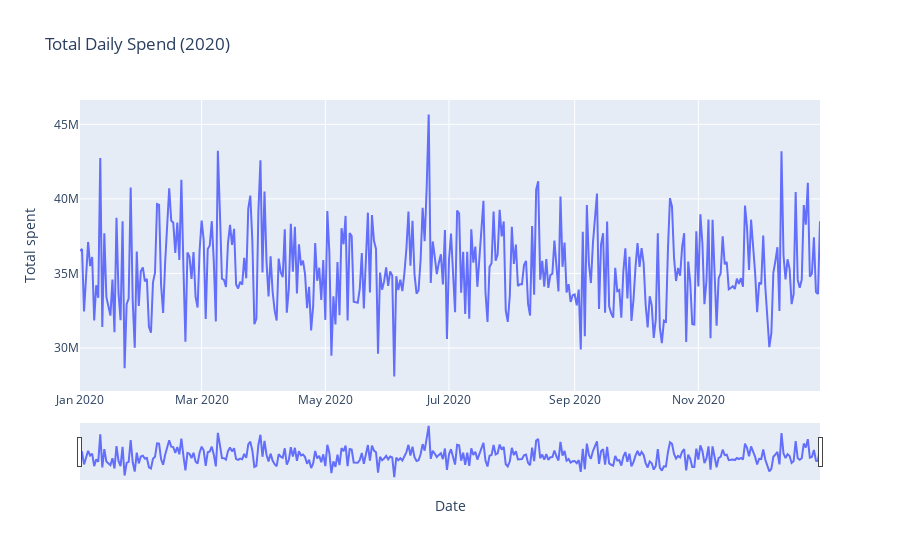

This figure's notebook cell:
### Markdown cell above
### Динамика совокупных ежедневных трат (2020)

На графике показана динамика общей суммы ежедневных расходов по всем категориям за 2020 год.  
Визуализация позволяет оценить:
- общий уровень и вариативность дневных трат
- наличие всплесков и аномалий
- сезонные изменения в течение года

### Code cell
#  создаём пустую фигуру
fig = go.Figure()

# добавляем трек (линию) с дневными тратами
fig.add_trace(go.Scatter(
    x=daily_total["ymd"],
    y=daily_total["total_spent"],
    mode="lines",
    name="Total spend"
))

# настраиваем заголовок, оси и ползунок диапазона дат
fig.update_layout(
    title="Total Daily Spend (2020)",
    xaxis_title="Date",
    yaxis_title="Total spent",
    xaxis=dict(
        rangeslider=dict(visible=True),
        type="date"
    )
)

# отображаем график
fig.show()

### Figure 1 — Plotly figure (JSON) as saved in the notebook; plotly's stock layout.template omitted (floating-point values rounded to 4 significant figures; data arrays with more than 128 entries replaced by an {"elided": "..."} marker saying what was removed)
{"data": [{"mode": "lines", "name": "Total spend", "type": "scatter", "x": {"elided": "366 str values"}, "y": {"elided": "366 float values"}}], "layout": {"title": {"text": "Total Daily Spend (2020)"}, "xaxis": {"rangeslider": {"visible": true}, "title": {"text": "Date"}, "type": "date"}, "yaxis": {"title": {"text": "Total spent"}}}}
